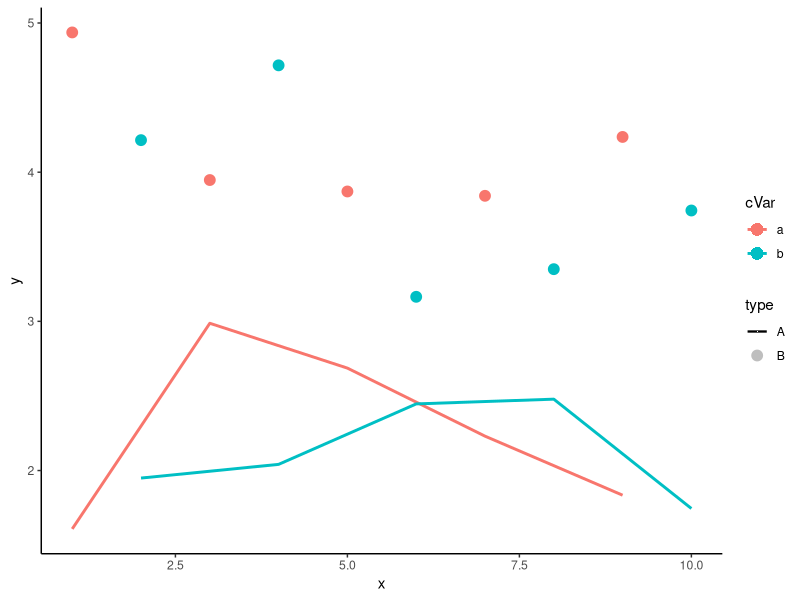

Source code (R):
library(ggplot2)
library(dplyr)

set.seed(22)

# Example data
df <- data.frame(
  x = rep(1:10, 2),
  y = c(runif(10, 1, 3), runif(10, 3, 5)),
  pVar = rep(c("A", "B"), each = 10),
  cVar = rep(c("a", "b"), 10)
) %>%
  mutate(grp = paste(pVar, cVar, sep = "_"))

# set point size
sz <- 4

# Base plot
ggplot(df, aes(x, y, group = grp)) +
  # Path for group A (cVar) with color mapping for group (cVar)
  geom_path(aes(color = cVar
                , alpha = as.numeric(pVar == "A")
                , group = grp)
            , linewidth = 1) +
  # Points for group B (pVar) with fill based on cVar
  geom_point(aes(fill = cVar
                 , alpha = as.numeric(pVar == "B")
                 , group = grp
  )
  , shape = 21
  , size = sz
  , color = scales::alpha("white", alpha = 0)
  ) +

  # set up a guide for the plotting type, using the alpha scale that renders
  # outside type invisible
  scale_alpha_identity(breaks = c(0,1)
                       , labels = c("A", "B")
                       , guide = guide_legend(title = "type"

                                              , override.aes = list(
                                                linewidth = c(0.8, 0)
                                                , shape = c(15, 21)
                                                , linetype = c("solid", "blank")
                                                , fill = c(NA, "grey")
                                                , size = c(0, sz)
                                                , alpha = c(1)
                                                , order = 1
                                              )
                       )
  ) +
  scale_color_discrete(guide = guide_legend(order = 2)) +
  scale_fill_discrete(guide = guide_legend(order = 2)) +
  theme_classic()

